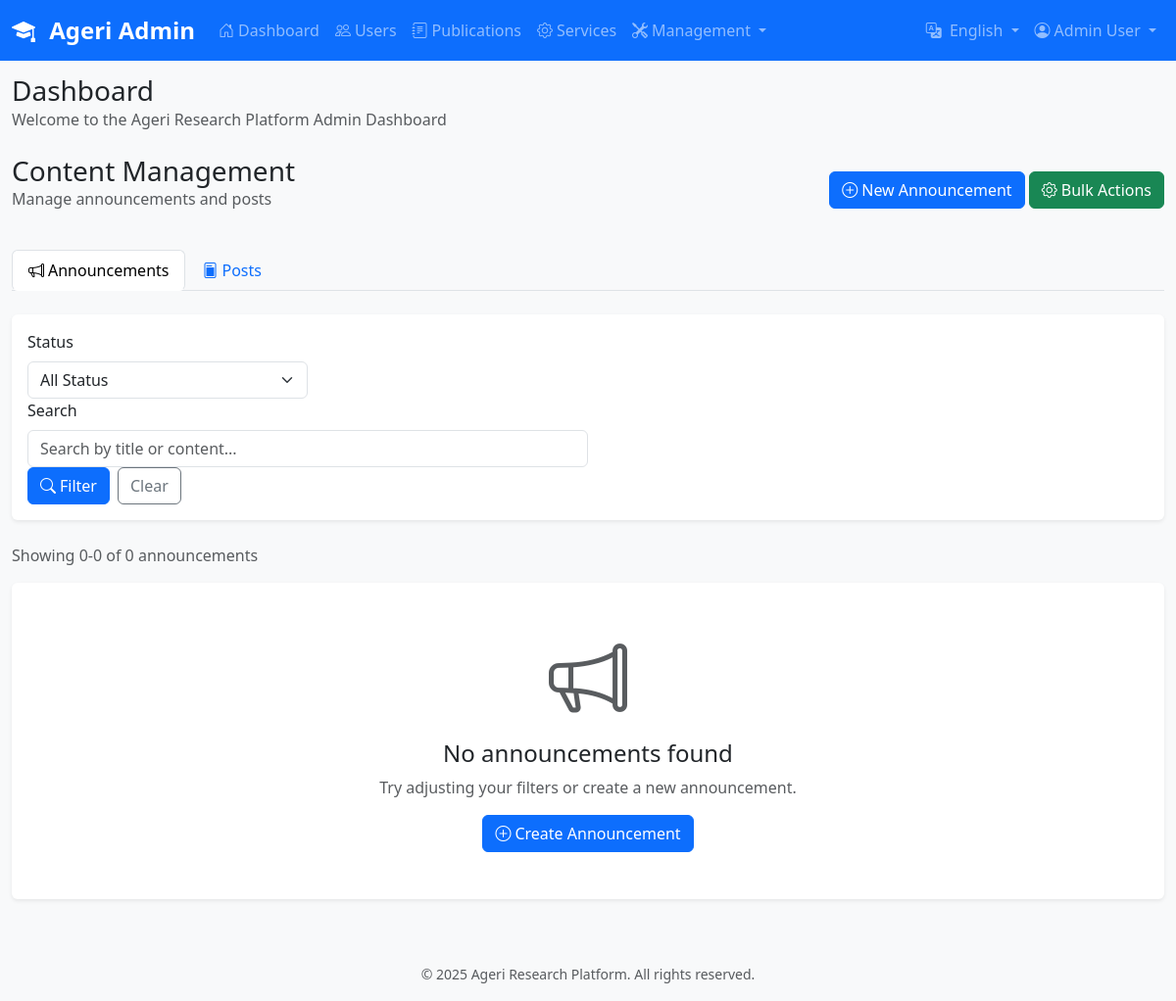
The page /dashboard/content/ (signed in) on the database as committed earlier.
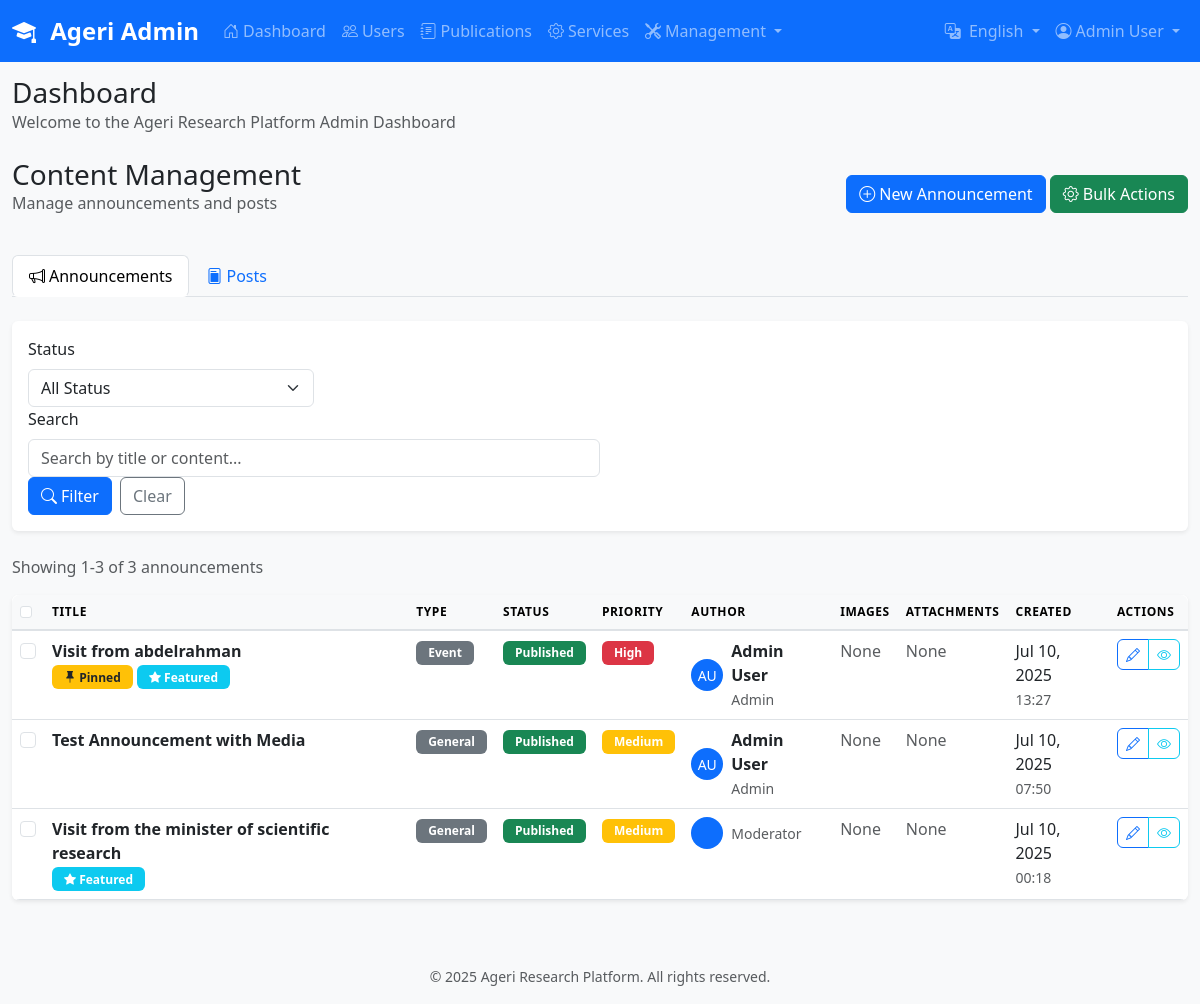
The same page on the database as committed later.
### content/models.py (models this page shows, shortened)
class Announcement(TimeStampedModel):
    title = models.CharField(max_length=200)
    content = models.TextField(help_text="Main announcement content")
    summary = models.CharField(
        max_length=300,
        blank=True,
        help_text="Brief summary for list views (auto-generated if empty)"
    )
    announcement_type = models.CharField(
        max_length=20,
        choices=AnnouncementType.choices,
        default=AnnouncementType.GENERAL
    )
    priority = models.CharField(
        max_length=10,
        choices=PriorityChoices.choices,
        default=PriorityChoices.MEDIUM
    )
    target_audience = models.CharField(
        max_length=20,
        choices=TargetAudience.choices,
        default=TargetAudience.ALL
    )
    status = models.CharField(
        max_length=20,
        choices=StatusChoices.choices,
        default=StatusChoices.DRAFT
    )
    is_pinned = models.BooleanField(
        default=False,
        help_text="Pin announcement to top of list"
    )
    is_featured = models.BooleanField(
        default=False,
        help_text="Feature on homepage"
    )
    publish_at = models.DateTimeField(
        default=timezone.now,
        help_text="When to publish the announcement"
    )
    expires_at = models.DateTimeField(
        null=True,
        blank=True,
        help_text="When announcement expires (optional)"
    )
    author = models.ForeignKey(
        User,
        on_delete=models.CASCADE,
        related_name='authored_announcements'
    )
    approved_by = models.ForeignKey(
        User,
        on_delete=models.SET_NULL,
        null=True,
        blank=True,
        related_name='approved_announcements'
    )
    approved_at = models.DateTimeField(null=True, blank=True)
    attachment = models.FileField(
        upload_to=upload_to_announcements,
        blank=True,
        validators=[FileExtensionValidator(allowed_extensions=['pdf', 'doc', 'docx', 'jpg', 'jpeg', 'png'])],
        help_text="Optional attachment (PDF, DOC, DOCX, JPG, PNG)"
    )
    view_count = models.PositiveIntegerField(default=0)
    class Meta:
        ordering = ['-is_pinned', '-priority', '-publish_at']
        indexes = [
            models.Index(fields=['status']),
            models.Index(fields=['announcement_type']),
            models.Index(fields=['target_audience']),
            models.Index(fields=['publish_at']),
            models.Index(fields=['expires_at']),
            models.Index(fields=['-is_pinned', '-priority']),
        ]
        verbose_name = 'Announcement'
        verbose_name_plural = 'Announcements'

### accounts/models.py (models this page shows, shortened)
class User(AbstractUser):
    email = models.EmailField(unique=True)
    role = models.CharField(
        max_length=20,
        choices=UserRole.choices,
        default=UserRole.RESEARCHER
    )
    is_approved = models.BooleanField(default=False)
    approval_date = models.DateTimeField(null=True, blank=True)
    approved_by = models.ForeignKey(
        'self',
        on_delete=models.SET_NULL,
        null=True,
        blank=True,
        related_name='approved_users'
    )
    phone = models.CharField(max_length=20, blank=True)
    institution = models.CharField(max_length=200, blank=True)
    objects = CustomUserManager()
    department = models.CharField(max_length=200, blank=True)
    USERNAME_FIELD = 'email'
    REQUIRED_FIELDS = ['username', 'first_name', 'last_name']
    class Meta:
        db_table = 'auth_user'
        verbose_name = 'User'
        verbose_name_plural = 'Users'

### dashboard/views.py (the view, shortened to what this page needs)
# urls.py: path('content/', views.content_management, name='content_management'),
@staff_member_required
def content_management(request):
    content_type = request.GET.get('type', 'announcements')
    status_filter = request.GET.get('status', 'all')
    search_query = request.GET.get('search', '')
    if content_type == 'announcements':
        items = Announcement.objects.all().select_related('author', 'approved_by').prefetch_related('images', 'attachments')
        if status_filter != 'all':
            items = items.filter(status=status_filter)
        if search_query:
            items = items.filter(
                Q(title__icontains=search_query) |
                Q(content__icontains=search_query)
            )
        items = items.order_by('-created_at')
        template = 'dashboard/content_announcements.html'
    paginator = Paginator(items, 15)
    page_number = request.GET.get('page')
    page_obj = paginator.get_page(page_number)
    context = {
        'page_obj': page_obj,
        'content_type': content_type,
        'status_filter': status_filter,
        'search_query': search_query,
        'total_items': items.count(),
    }
    return render(request, template, context)

### dashboard/templates/dashboard/content_announcements.html (shortened to what the changed rows need)
{% extends 'dashboard/base.html' %}
{% load static %}
{% block content %}
<div class="container-fluid">
    <form method="post" id="bulkActionsForm">
    <div class="d-flex justify-content-between align-items-center mb-4">
        <div>
            <h1 class="h3 mb-0">Content Management</h1>
        </div>
    </div>
    <div class="d-flex justify-content-between align-items-center mb-3">
        <div>
            <span class="text-muted">Showing {{ page_obj.start_index }}-{{ page_obj.end_index }} of {{ total_items }} announcements</span>
        </div>
    </div>
    <div class="card">
        <div class="card-body p-0">
            {% if page_obj %}
                <div class="table-responsive">
                    <table class="table table-hover mb-0">
                        <thead class="table-light">
                            <tr>
                                <th>
                                    <input type="checkbox" id="selectAll" class="form-check-input">
                                </th>
                                <th>Title</th>
                                <th>Type</th>
                                <th>Status</th>
                                <th>Priority</th>
                                <th>Author</th>
                                <th>Images</th>
                                <th>Attachments</th>
                                <th>Created</th>
                                <th>Actions</th>
                            </tr>
                        </thead>
                        <tbody>
                            {% for announcement in page_obj %}
                            <tr>
                                <td>
                                    <input type="checkbox" name="item_ids" value="{{ announcement.id }}" class="form-check-input item-checkbox">
                                </td>
                                <td>
                                    <div class="fw-bold">{{ announcement.title|truncatechars:50 }}</div>
                                    {% if announcement.is_pinned %}
                                        <span class="badge bg-warning text-dark">
                                            <i class="bi bi-pin-fill"></i> Pinned
                                        </span>
                                    {% endif %}
                                    {% if announcement.is_featured %}
                                        <span class="badge bg-info">
                                            <i class="bi bi-star-fill"></i> Featured
                                        </span>
                                    {% endif %}
                                </td>
                                <td>
                                    <span class="badge bg-secondary">{{ announcement.get_announcement_type_display }}</span>
                                </td>
                                <td>
                                    {% if announcement.status == 'published' %}
                                        <span class="badge bg-success">Published</span>
                                    {% elif announcement.status == 'pending' %}
                                        <span class="badge bg-warning">Pending</span>
                                    {% elif announcement.status == 'draft' %}
                                        <span class="badge bg-secondary">Draft</span>
                                    {% else %}
                                        <span class="badge bg-danger">Rejected</span>
                                    {% endif %}
                                </td>
                                <td>
                                    {% if announcement.priority == 'high' %}
                                        <span class="badge bg-danger">High</span>
                                    {% elif announcement.priority == 'medium' %}
                                        <span class="badge bg-warning">Medium</span>
                                    {% else %}
                                        <span class="badge bg-success">Low</span>
                                    {% endif %}
                                </td>
                                <td>
                                    <div class="d-flex align-items-center">
                                        <div class="avatar-sm me-2">
                                            {% if announcement.author.profile_picture %}
                                                <img src="{{ announcement.author.profile_picture.url }}"
                                                     class="rounded-circle" width="32" height="32">
                                            {% else %}
                                                <div class="bg-primary rounded-circle d-flex align-items-center justify-content-center"
                                                     style="width: 32px; height: 32px;">
                                                    <span class="text-white small">{{ announcement.author.first_name.0 }}{{ announcement.author.last_name.0 }}</span>
                                                </div>
                                            {% endif %}
                                        </div>
                                        <div>
                                            <div class="fw-bold">{{ announcement.author.get_full_name }}</div>
                                            <small class="text-muted">{{ announcement.author.get_role_display }}</small>
                                        </div>
                                    </div>
                                </td>
                                <td>
                                    {% if announcement.images.count > 0 %}
                                        <span class="badge bg-info">{{ announcement.images.count }} image{{ announcement.images.count|pluralize }}</span>
                                    {% else %}
                                        <span class="text-muted">None</span>
                                    {% endif %}
                                </td>
                                <td>
                                    {% if announcement.attachments.count > 0 %}
                                        <span class="badge bg-success">{{ announcement.attachments.count }} file{{ announcement.attachments.count|pluralize }}</span>
                                    {% elif announcement.attachment %}
                                        <span class="badge bg-success">1 file</span>
                                    {% else %}
                                        <span class="text-muted">None</span>
                                    {% endif %}
                                </td>
                                <td>
                                    <div>{{ announcement.created_at|date:"M d, Y" }}</div>
                                    <small class="text-muted">{{ announcement.created_at|time:"H:i" }}</small>
                                </td>
                                <td>
                                    <div class="btn-group btn-group-sm">
                                        <a href="{% url 'dashboard:edit_announcement' announcement.id %}"
                                           class="btn btn-outline-primary" title="Edit">
                                            <i class="bi bi-pencil"></i>
                                        </a>
                                        <button class="btn btn-outline-info view-btn"
                                                data-id="{{ announcement.id }}" title="View Details">
                                            <i class="bi bi-eye"></i>
                                        </button>
                                    </div>
                                </td>
                            </tr>
                            {% endfor %}
                        </tbody>
                    </table>
                </div>
            {% else %}
                <div class="text-center py-5">
                    <i class="bi bi-megaphone display-1 text-muted"></i>
                    <h4 class="mt-3">No announcements found</h4>
                    <p class="text-muted">Try adjusting your filters or create a new announcement.</p>
                    <a href="/admin/content/announcement/add/" class="btn btn-primary">
                        <i class="bi bi-plus-circle me-1"></i>Create Announcement
                    </a>
                </div>
            {% endif %}
        </div>
    </div>
</div>
{% endblock %}

Rows that differ between the two databases and show on the page:
added Announcement: title "Visit from abdelrahman", is_pinned True (drawn), is_featured True (drawn), announcement_type "Event", status "Published", priority "High", author.first_name.0 "A", author.last_name.0 "U", author.get_full_name "Admin User", author.role "Admin", shows "None", attachment "None", created_at "Jul 10, 2025", created_at "13:27"
added Announcement: title "Test Announcement with Media", announcement_type "General", status "Published", priority "Medium", author.first_name.0 "A", author.last_name.0 "U", author.get_full_name "Admin User", author.role "Admin", shows "None", attachment "None", created_at "Jul 10, 2025", created_at "07:50"
added Announcement: title "Visit from the minister of scientific research", is_featured True (drawn), announcement_type "General", status "Published", priority "Medium", author.role "Moderator", shows "None", attachment "None", created_at "Jul 10, 2025", created_at "00:18"
Other text that changed with them:
{{ page_obj.start_index }}: "0" → "1"
{{ page_obj.end_index }}: "0" → "3"
{{ total_items }}: "0" → "3"
form field value: (not shown) → "☐"
text no longer shown: "No announcements found Try adjusting your filters or create a new announcement. Create Announcement"
text now shown: "TITLE TYPE STATUS PRIORITY AUTHOR IMAGES ATTACHMENTS CREATED ACTIONS"
